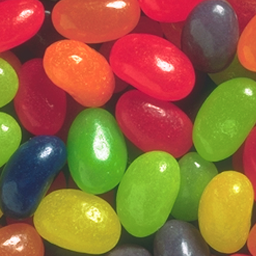
%> input picture Lab 1 /jbeans.ppm, 256 x 256 px
$ octave Part2.m   (GNU Octave 9; MATLAB toolbox functions it lacks are replaced by stand-ins)
%> lines starting %> are read from the running program, lines starting %| are printed output that depends on the picture
%> further down, jellyBeans is the input picture: size 256x256x3 uint8; mean R, G, B 148.6, 102.5, 59.4
### Lab 1 /rgb2ycc.m
% Function that converts from RGB to YCbCr
function ycc_image = rgb2ycc(rgb_image)
    % Converting to double to manipulate image
    rgb_image = double(rgb_image);

    % Defining the colour channels accordingly to use the variables
    R = rgb_image(:, :, 1);
    G = rgb_image(:, :, 2);
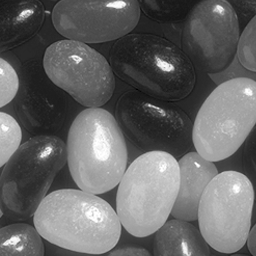
%> G: size 256x256 double; min 0, max 255, mean 102.5
    B = rgb_image(:, :, 3);
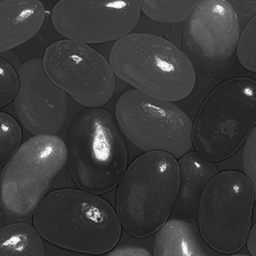
%> B: size 256x256 double; min 14, max 255, mean 59.4

    % Provided values in lab document
    Y = ((75*R + 150*G + 29*B)/256);
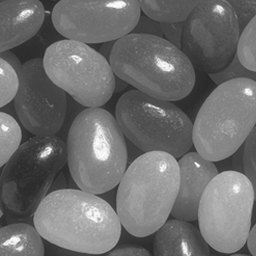
%> Y: size 256x256 double; min 39.98, max 253, mean 110.3
    Cb = ((-44*R -87*G + 131*B)/256) + 128;
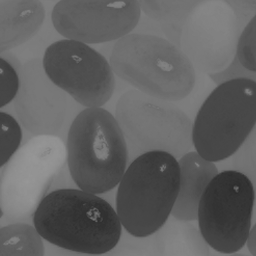
%> Cb: size 256x256 double; min 44.57, max 151.2, mean 98
    Cr = ((130*R - 110*G - 21*B)/256) + 128;
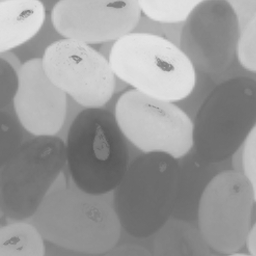
%> Cr: size 256x256 double; min 87.19, max 229, mean 154.5

    % Defining the luminance & chrominance channels from the variables
    ycc_image(:, :, 1) = Y;
    ycc_image(:, :, 2) = Cb;
    ycc_image(:, :, 3) = Cr;
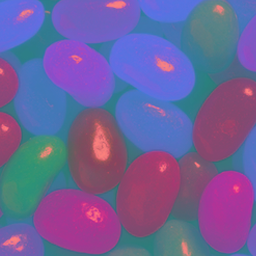
%> ycc_image: size 256x256x3 double; mean R, G, B 110.3, 98, 154.5
end

### Lab 1 /ycc2rgb.m
% Function that converts from YCBr to RGB
function rgb_image = ycc2rgb(ycc_image)
    % Converting to double to manipulate image
    ycc_image = double(ycc_image);

    % Defining the luminance & chrominance channels accordingly to use the variables
    Y = ycc_image(:, :, 1);
    Cb = ycc_image(:, :, 2);
    Cr = ycc_image(:, :, 3);

    % Provided values in lab document
    R = (1.0133*Y - 0.0025*(Cb - 128) + 1.3838*(Cr - 128));
    G = (1.0051*Y - 0.3336*(Cb - 128) - 0.6928*(Cr - 128));
    B = (1.0079*Y + 1.7318*(Cb - 128) + 0.0047*(Cr - 128));

    % Defining the colour channels accordingly from the variables
    rgb_image(:, :, 1) = R;
    rgb_image(:, :, 2) = G;
    rgb_image(:, :, 3) = B;

end

### Lab 1 /Part2.m
% Reading in the image file
jellyBeans = imread("jbeans.ppm");

% Displaying the original RGB image file
figure();
image(jellyBeans);
title('Original Image of Jellybeans');
axis image;

% Converting to YCbCr image
yccImage = rgb2ycc(jellyBeans);

% Displaying YCbCr image
figure();
imagesc(uint8(yccImage));
title('YCbCr Converted Image of Jellybeans')
axis image;

% Displaying only the Y channel of the YCbCr image
figure();
imagesc(uint8(yccImage(:, :, 1)));
title('Y-Channel of YCbCr Jellybeans');
axis image;

% Displaying only the Cr channel of the YCbCr image
figure();
imagesc(uint8(yccImage(:, :, 3)));
title('Cr-Channel of YCbCr Jellybeans');
axis image;
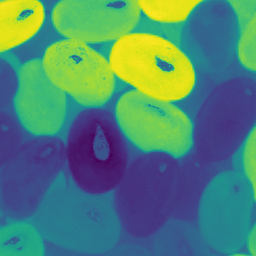
%> displayed picture: size 256x256x3, on the screen's scale of 0 to 255; mean R, G, B 79.8, 132.7, 115.8

% Converting back to RGB image
rgbImage = ycc2rgb(yccImage);

% Displaying RGB image
figure();
image(uint8(rgbImage));
title('Converted Back RGB Image of Jellybeans');
axis image;
